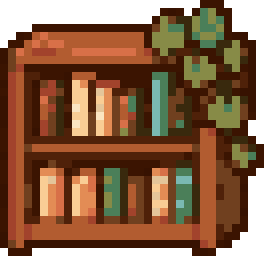
#> input picture art/items/cut/room-decor/deco_item_bookshelf.png, 132 x 128 px, given in place of deco_item_sprout.png, which was not available (shown 2 times larger)
$ python make_deco.py
#> lines starting #> are read from the running program, lines starting #| are printed output that depends on the picture
#!/usr/bin/env python3
"""frontend/ui/deco_item_<name>.png: the six floor-decor cuts on a transparent 160x160.

x centred and rounded to a multiple of 4, standing 4 px above the bottom edge.
Then run scripts/art/palette.py on the outputs.
"""

import pathlib

from PIL import Image

HERE = pathlib.Path(__file__).parent
OUT = HERE.parent.parent / "custom_components/virtual_pet/frontend/ui"
NAMES = ["sprout", "basket", "flower_box", "bookshelf", "aquarium", "lamp"]

for n in NAMES:
    p = Image.open(HERE / f"cut/room-decor/deco_item_{n}.png").convert("RGBA")
#> p is the input picture: PIL image 132x128 RGBA; mean R, G, B, A 99.7, 60.6, 32.4, 217.6
    w, h = p.size
#> w = 132; h = 128
    assert w % 4 == 0 and h % 4 == 0, (n, p.size)
    assert set(p.getchannel("A").getdata()) <= {0, 255}, n
    x = (160 - w) // 2 // 4 * 4
#> x = 12
    im = Image.new("RGBA", (160, 160), (0, 0, 0, 0))
#> im: PIL image 160x160 RGBA; every value is 0
    im.paste(p, (x, 160 - h - 4))
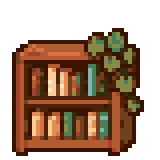
#> im: PIL image 160x160 RGBA; mean R, G, B, A 65.8, 40, 21.4, 143.6; transparent parts drawn white
    im.save(OUT / f"deco_item_{n}.png")
#> pass 2 of the loop `for n in NAMES:`:
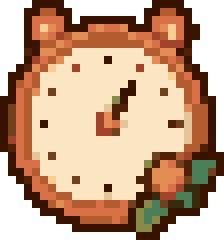
#> input picture art/items/cut/room-decor/deco_item_clock.png, 112 x 120 px, given in place of deco_item_basket.png, which was not available (shown 2 times larger)
#> p is the input picture: PIL image 112x120 RGBA; mean R, G, B, A 141.6, 106, 79.3, 199.8
#> `im.paste(p, (x, 160 - h - 4))`:
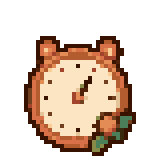
#> im: PIL image 160x160 RGBA; mean R, G, B, A 74.3, 55.7, 41.6, 104.9; transparent parts drawn white
#> (the run stopped early here; a loop or call above may not have finished)
